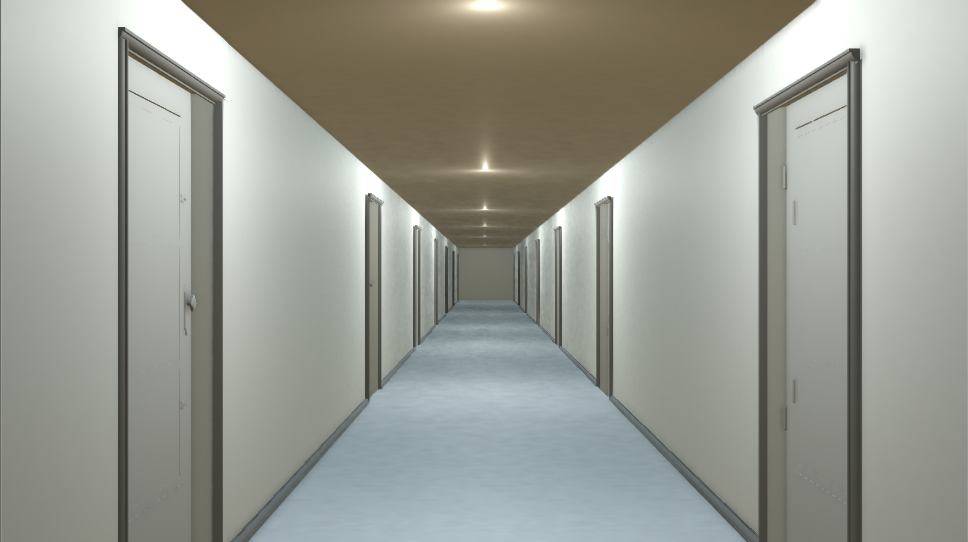
//> input picture Purec++/usecase_2.png, 968 x 542 px
$ ./backup   (built with g++ and OpenCV 4)
//> lines starting //> are read from the running program, lines starting //| are printed output that depends on the picture; after the words box and inside, x2 and y2 are one past the last pixel; in counts of white or black regions, pixels touching at a corner belong together
//C++ Includes
#include <iostream>
#include <vector>
#include <unordered_map>
#include <string>
#include <algorithm>
#include <time.h>
#define _USE_MATH_DEFINES
#include <math.h>
#include <stdint.h>
#include <chrono>

#include <tools.h>
#include <depth_estimation.h>
#include <rectifying_homography.h>

//OpenCV Includes
#include <opencv2/core/core.hpp>
#include <opencv2/highgui/highgui.hpp>
#include <opencv2/contrib/contrib.hpp>
#include <opencv2/imgproc/imgproc.hpp>
#include <opencv2/opencv.hpp>

//LSD
#include "lsd/lsd.h"
#include "boolinq/boolinq.h"

typedef uint32_t uint;
using namespace std;

/**
*  \brief Automatic brightness and contrast optimization with optional histogram clipping
*  \param [in]src Input image GRAY or BGR or BGRA
*  \param [out]dst Destination image
*  \param clipHistPercent cut wings of histogram at given percent tipical=>1, 0=>Disabled
*  \note In case of BGRA image, we won't touch the transparency
*/
// [99 lines left out: functions BrightnessAndContrastAuto, write_eps, not called in this run]

//LSD
double* DoLSD(cv::Mat image, int& numLines) {
	//Конвертация изображения для последующего применения алгоритма LSD
	cv::Mat grayscaleMat(image.size(), CV_8U);
	auto im = image.clone();
	cv::cvtColor(im, grayscaleMat, CV_BGR2GRAY);


	/////////////////////////
	Canny(grayscaleMat, grayscaleMat, 50, 200, 3, true);
	vector<cv::Vec4i> lines;
	cv::HoughLinesP(grayscaleMat, lines, 1, CV_PI / 180, 50, 50, 10);
	for (size_t i = 0; i < lines.size(); i++) {
		cv::Vec4i l = lines[i];
		auto begin = cv::Point(l[0], l[1]);
		auto end = cv::Point(l[2], l[3]);
		line(im, begin, end, cv::Scalar(0, 0, 255), 1, CV_AA);
		cv::circle(im, begin, 3, cv::Scalar(0, 200, 0), -1);
		cv::circle(im, end, 3, cv::Scalar(200, 0, 0), -1);
	}
	cout << "Hough Lines" << lines.size() << endl;
	//imshow("cany edges", grayscaleMat);

	//imshow("Hough Lines", im);
	//cv::waitKey(0);
	/////////////////////////////////////////////

	double* pgm_image;
	pgm_image = (double *)malloc(image.cols * image.rows * sizeof(double));
	for (int y = 0; y < image.rows; y++) {
		for (int x = 0; x < image.cols; x++) {
			int i = x + (y * image.cols);
			pgm_image[i] = double(grayscaleMat.data[i]);
		}
	}
	//Применение LSD
	int numLinesDetected;
	double* outArray;
	outArray = lsd(&numLinesDetected, pgm_image, image.cols, image.rows);
	numLines = numLinesDetected;
	//write_eps(outArray, numLinesDetected, 7, "lsd.eps", image.cols, image.rows, 0);
	return outArray;
}

class Line {
public:
	cv::Point3f begin;
	cv::Point3f end;
	int index;

	Line(cv::Point3f a = cv::Point3f(-1, -1, -1), cv::Point3f b = cv::Point3f(-1, -1, -1), int index = -1) :
		begin(a), end(b), index(index) {};
	// [4 lines left out: function norm, not called in this run]
};


//http://stackoverflow.com/questions/16792751/hashmap-for-2d3d-coordinates-i-e-vector-of-doubles
struct hashFunc {
	size_t operator()(const cv::Point3f& k) const {
		auto d = *(double*)(&k.x) + k.z;
		return hash<double>()(d);
		// [4 lines of commented-out code are left out]
	}
};

struct equalsFunc {
	bool operator()(const cv::Point3f& lhs, const cv::Point3f& rhs) const { return (lhs.x == rhs.x) && (lhs.y == rhs.y) && (lhs.z == rhs.z); }
};

// [900 lines left out: functions getVanishingPoints, assignDirections, getPolygons, getNumbersOfPixels, getIntersections, lineSupportingScore and 12 more, not called in this run]


///INTERSECTION_DETECTION_BEGIN
double crossProduct(cv::Point3f a, cv::Point3f b) {
	return a.x * b.y - b.x * a.y;
}

// [94 lines left out: functions doBoundingBoxesIntersect, isPointOnLine, isPointRightOfLine, lineSegmentTouchesOrCrossesLine, doLinesIntersect, getLinePairs and 2 more, not called in this run]

void getLsdLines(cv::Mat image, vector<Line> &LsdLines, int &numLinesDetected, vector<cv::Point3f> &outputLsdLinesVector) {
	//LSD
	double* LsdLinesArray = DoLSD(image, numLinesDetected);
	cout << "Number of LSD lines detected: " << numLinesDetected << endl;

	//Копируем точки из массива в вектор с учетом порядка
	vector<cv::Point3f> LsdLinesVector; //элемент с номером 2*i дает нам точку начала i-ой линии, элемент с номером 2*i + 1 дает нам точку конца i-ой линии
	for (int i = 0; i < numLinesDetected; i++) {
		double x1 = RoundTo(LsdLinesArray[7 * i]);
		double y1 = RoundTo(LsdLinesArray[7 * i + 1]);
		double x2 = RoundTo(LsdLinesArray[7 * i + 2]);
		double y2 = RoundTo(LsdLinesArray[7 * i + 3]);
		cv::Point3f point_one = cv::Point3f(x1, y1, 0);
		cv::Point3f point_two = cv::Point3f(x2, y2, 0);
		if (x1 < x2) { // todo use epsilon!
			LsdLinesVector.push_back(point_one);
			LsdLinesVector.push_back(point_two);
		}
		else if (x2 < x1) {
			LsdLinesVector.push_back(point_two);
			LsdLinesVector.push_back(point_one);
		}
		else if (y1 < y2) {
			LsdLinesVector.push_back(point_one);
			LsdLinesVector.push_back(point_two);
		}
		else {
			LsdLinesVector.push_back(point_two);
			LsdLinesVector.push_back(point_one);
		}
		auto & a(LsdLinesVector[i * 2 + 1]);
		auto & b(LsdLinesVector[i * 2]);
		auto dir = a.y - b.y;
		dir /= abs(dir);
		a.z = dir;
		b.z = dir;
	}

	outputLsdLinesVector = LsdLinesVector;

	//todo: split into ~3 line long seprate member functions
	// Sorted left->right lines layer
	vector<Line> LSDLines = [](auto LsdLines) //todo extract method
	{
		vector<Line> result(LsdLines.size() / 2);
		for (int i = 0; i < result.size(); ++i) {
			result[i] = Line(LsdLines[i * 2], LsdLines[i * 2 + 1], i);
		}
		return result;
	}(LsdLinesVector);
	LsdLines = LSDLines;
}

class IntersectionPoint {
public:
	int otherIndex;
	cv::Point3f interPoint;

	double distance;

	// [5 lines left out: function IntersectionPoint, not called in this run]

};

class myPair {
public:
	cv::Point3f interPoint;
	int index;
	double distance;

	// [5 lines left out: function myPair, not called in this run]
};


int main() {

	clock_t tStart = clock();
	srand(time(0)); //чтобы последовательность рандомных чисел была всегда уникальна при новом запуске

					//Переменные для настройки
	double focal_length = 4; //фокальное расстояние в mm
	double sensor_width = 4.59; //ширина сенсора в mm
	double ExtendThreshold = 0.01; //порог отклонения линии (для удлинения)
	double countInlierThreshold = 0.0001; //если квадрат скалярного произведения двух линий меньше этого числа, то мы считаем эти линии ортогональными
	double noiseFilterConst = 10;

	double AngleTolerance = 0.01; //если abs(tg(angle1) - tg(angle2)) < AngleTolerance, то эти две линии объединяются в одну группу (параллельных линий с некоторой степенью толерантности)
	double distanceEpsilon = 0;

	double AngleEpsilon = 0.55;
	double step = 2; //шаг для дискритизации линий
	double radius = 30; //радиус поиска около точек соединительных линий

	uint ResizeIfMoreThan = 900; //если ширина или высота изображения больше этого числа, то мы меняем размер изображения
	bool debug = 1;
	bool useSkeleton = 0;
	bool useLinesExt = 1;

	//Открытие изображения
	auto src = "usecase_2.png";
	cv::Mat image;
	if (!useSkeleton) {
		image = cv::imread(src, CV_LOAD_IMAGE_COLOR);
//> image is the input picture: 542 rows x 968 cols, CV_8UC3; mean B, G, R 148.2, 156.4, 153.9
	}
	else {
		cv::Mat erodedImage;
		erosion(src, erodedImage); //эрозия
		cv::imshow("Eroded image", erodedImage);
		BrightnessAndContrastAuto(erodedImage, erodedImage, 75);
		cv::imshow("Eroded image Contrast", erodedImage);
		cv::Mat skeleton;
		getSkeleton(erodedImage, skeleton); //получение скелета
		cv::imshow("skeleton", skeleton);
		cv::imwrite("skeleton.jpg", skeleton);

		image = cv::imread("skeleton.jpg", CV_LOAD_IMAGE_COLOR);
	}


	//Изменение размера
	uint maxRes = max(image.cols, image.rows);
//> maxRes = 968
	if (maxRes > ResizeIfMoreThan) {
		float scaleFactor = float(ResizeIfMoreThan) / maxRes;
//> scaleFactor = 0.93
		cv::Size size = cv::Size(image.cols * scaleFactor, image.rows * scaleFactor);
//> size = Size(900, 503)
		cv::resize(image, image, size, 0, 0, CV_INTER_CUBIC);
//> image: 503 rows x 900 cols, CV_8UC3
	}
	// [43 lines of commented-out code are left out]
	uint maxX = image.cols;
//> maxX = 900
	uint maxY = image.rows;
//> maxY = 503

	//Фокальное расстояние
	double temp_focal = maxX * focal_length / sensor_width;
//> temp_focal = 784.3
	uint f = (uint)temp_focal; //фокальное расстояние в пикселях
//> f = 784

	int numLinesDetected;
	vector<cv::Point3f> LsdLinesVector;
	vector<Line> LSDLines;
	vector<cv::Point3f> ExtendedLinesVector;

	if (!useLinesExt)
	{
		//LSD
		getLsdLines(image, LSDLines, numLinesDetected, LsdLinesVector);

		///DEBUG_BEGIN
		ShowLSDLinesOnScreen(image, LSDLines, -1);
		// [23 lines of commented-out code are left out]
		vector<cv::Mat> imageStorage;
		vector<vector<cv::Point3f>> LinesVecStorage;
		vector<vector<Line>> LsdStorage;
		cv::Mat copiedImage = image.clone();

		for (int i = 0; i < 3; i++) {
			pyrDown(copiedImage, copiedImage, cv::Size(copiedImage.cols / 2, copiedImage.rows / 2));
			int num;
			vector<cv::Point3f> LsdLinesVec;
			vector<Line> LsdLines;
			getLsdLines(copiedImage, LsdLines, num, LsdLinesVec);

			imageStorage.push_back(copiedImage);
			LinesVecStorage.push_back(LsdLinesVec);
			LsdStorage.push_back(LsdLines);
			//ShowLSDLinesOnScreen(copiedImage, LsdLines, i);
		}

		cv::Mat component;
		for (int i = 2; i >= 0; i--) {
			cv::Mat currentIm = imageStorage[i].clone();
			vector<Line> LSDLines = LsdStorage[i];

			for (auto & l : LSDLines) {
				cv::Scalar blaColor;
				if (i == 2) {
					blaColor = cv::Scalar(255, 0, 0, 255);
				}
				else if (i == 1) {
					blaColor = cv::Scalar(0, 255, 0, 255);
				}
				else {
					blaColor = cv::Scalar(0, 0, 255, 255);
				}
				auto begin = cv::Point(l.begin.x, l.begin.y);
				auto end = cv::Point(l.end.x, l.end.y);
				cv::line(currentIm, begin, end, blaColor, 3);
			}

			if (i != 2) {
				for (int j = 0; j < component.rows; j++)
				{
					for (int k = 0; k < component.cols; k++)
					{
						cv::Vec3b bgrPixel = component.at<cv::Vec3b>(j, k);
						if (i == 1) {
							if (bgrPixel.val[0] == 255) {
								currentIm.at<cv::Vec3b>(j, k) = bgrPixel;
							}
						}
						else if (i == 0)
						{
							if (bgrPixel.val[0] == 255 || bgrPixel.val[1] == 255) {
								currentIm.at<cv::Vec3b>(j, k) = bgrPixel;
							}
						}

					}
				}
			}
			imageStorage[i] = currentIm.clone();
			pyrUp(currentIm, currentIm, cv::Size(currentIm.cols * 2, currentIm.rows * 2));
			component = currentIm.clone();
		}
		//A

		//A
		cv::Mat currentIm = image.clone();
		for (auto & l : LSDLines) {
			const cv::Scalar blaColor = cv::Scalar(255, 255, 0, 255);
			auto begin = cv::Point(l.begin.x, l.begin.y);
			auto end = cv::Point(l.end.x, l.end.y);
			cv::line(currentIm, begin, end, blaColor, 3);
		}
		for (int j = 0; j < component.rows; j++)
		{
			for (int k = 0; k < component.cols; k++)
			{
				cv::Vec3b bgrPixel = component.at<cv::Vec3b>(j, k);
				if (bgrPixel.val[0] == 255 || bgrPixel.val[1] == 255 || bgrPixel.val[2] == 255) {
					currentIm.at<cv::Vec3b>(j, k) = bgrPixel;
				}
			}
		}

		for (int i = 2; i >= 0; i--) {
			cv::imshow(std::to_string(i), imageStorage[i]);
			cv::waitKey();
		}
		cv::imshow(std::to_string(-1), currentIm);
		cv::waitKey();
		//A


		unordered_map<int, Line> lines;

		auto t1 = chrono::high_resolution_clock::now().time_since_epoch();
		for (int i = 0; i < 2; ++i) {
			lines = unordered_map<int, Line>();
			ExtendLines(image, LSDLines, lines);
			//ExtendLinesReversalMove(image, LSDLines, lines); //обратный ход
			LSDLines = vector<Line>();
			LSDLines.resize(lines.size());
			cout << "reduced on iteration " << i << " lines count: " << lines.size() << endl;
			for (auto &p : lines) {
				//noise filter
				if (p.second.norm() >(noiseFilterConst*maxX / 100)) {
					LSDLines.push_back(p.second);
				}
			}
		}
		auto dt = chrono::duration_cast<chrono::milliseconds>(chrono::high_resolution_clock::now().time_since_epoch() - t1).count();
		cout << "it took " << dt << endl; // 247ms for 10 iterations, 10ms for one iteration, 35ms for 2 on one core

										  ///DEBUG_BEGIN
		ShowJoinedLines(image, lines);
		///DEBUG_END

		for (auto &p : LSDLines) {
			Line temp = p;
			ExtendedLinesVector.push_back(temp.begin);
			ExtendedLinesVector.push_back(temp.end);
		}
	}

	else {
		getLsdLines(image, LSDLines, numLinesDetected, LsdLinesVector);
//> in DoLSD, `cv::cvtColor(im, grayscaleMat, CV_BGR2GRAY);`:
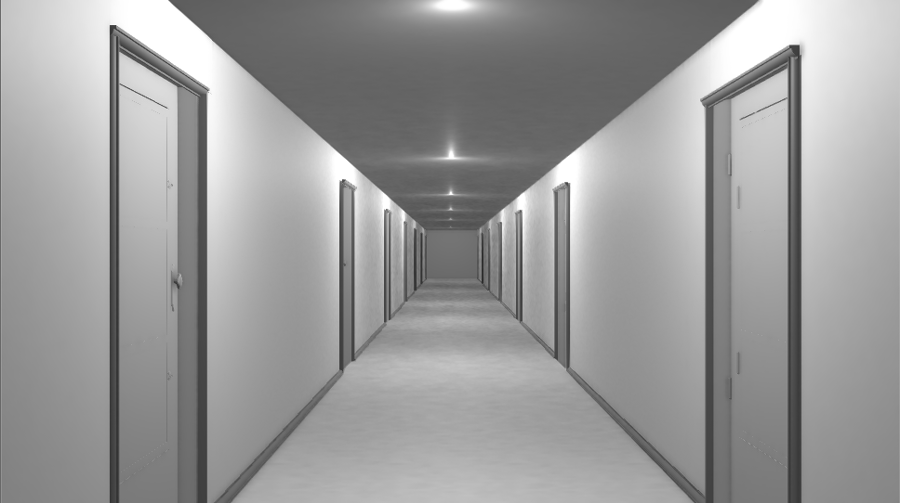
//> grayscaleMat: 503 rows x 900 cols, CV_8UC1; min 37, max 255, mean 154.7
//> in DoLSD, `Canny(grayscaleMat, grayscaleMat, 50, 200, 3, true);`:
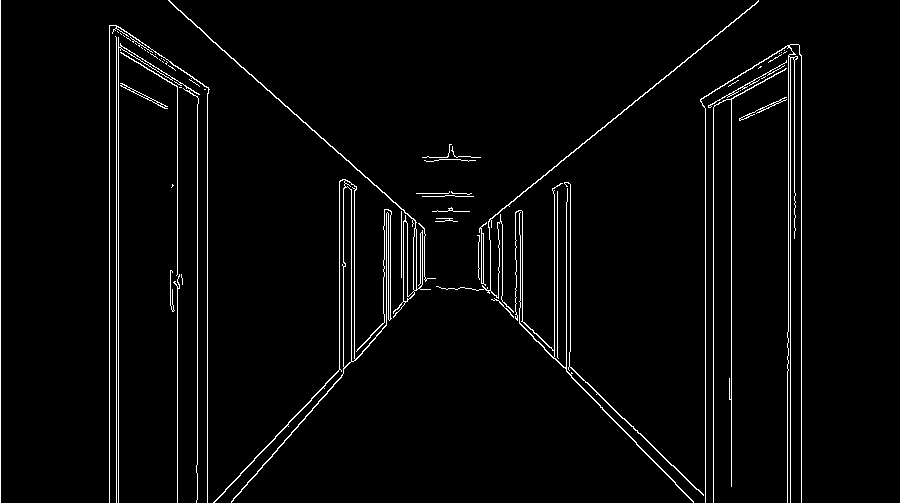
//> grayscaleMat: 503 rows x 900 cols, CV_8UC1; 3% white in thin lines or dots, all inside (x1, y1, x2, y2) = (0, 0, 802, 503)
//> in DoLSD, `cv::HoughLinesP(grayscaleMat, lines, 1, CV_PI / 180, 50, 50, 10);`: lines = 62 lines (x1, y1, x2, y2), first 8: [109, 502, 109, 25], [0, 502, 0, 0], [177, 502, 177, 80], [118, 502, 118, 26], [481, 226, 758, 1], [731, 486, 731, 80], [801, 502, 801, 55], [790, 502, 790, 44]
//> the loop in DoLSD, `for (size_t i = 0; i < lines.size(); i++)` made 62 passes
//> (begin, end) on passes 1 to 12: (Point(109, 502), Point(109, 25)), (Point(0, 502), Point(0, 0)), (Point(177, 502), Point(177, 80)), (Point(118, 502), Point(118, 26)), (Point(481, 226), Point(758, 1)), (Point(731, 486), Point(731, 80)), (Point(801, 502), Point(801, 55)), (Point(790, 502), Point(790, 44)), (Point(116, 502), Point(116, 25)), (Point(705, 502), Point(705, 108)), (Point(207, 502), Point(207, 87)), (Point(197, 499), Point(197, 80))
//> after the loop in DoLSD, `for (size_t i = 0; i < lines.size(); i++)`:
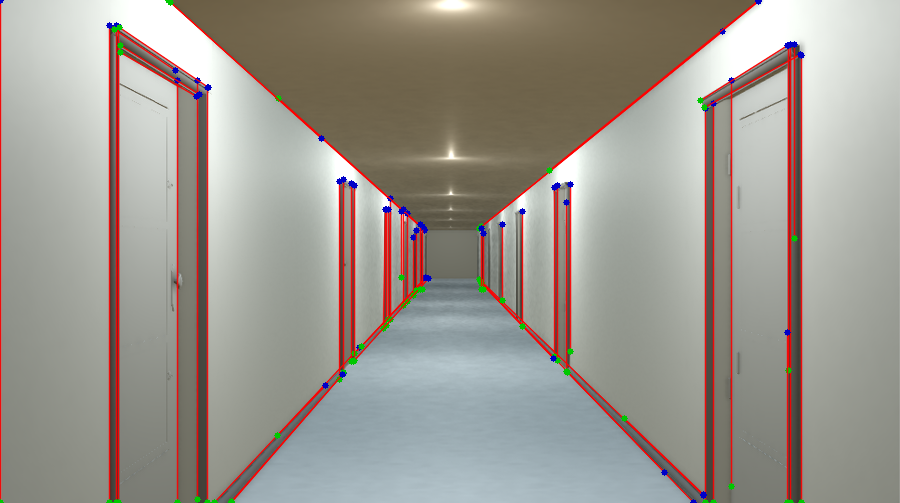
//> im: 503 rows x 900 cols, CV_8UC3; mean B, G, R 144.2, 152.2, 157.5
//| Hough Lines62
//> (the run ends here: the program needs code that is not available in this run, at `outArray = lsd(&numLinesDetected, pgm_image, image.cols, image.rows);`)

$ run again, with Purec++/usecase_1.png copied over Purec++/usecase_2.png
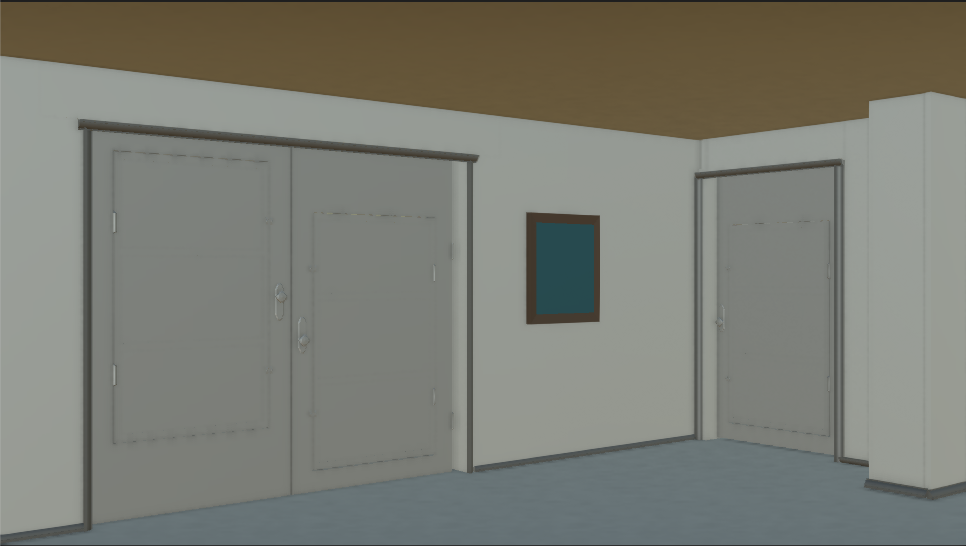
//> input picture Purec++/usecase_1.png, 966 x 546 px
//> image is the input picture: 546 rows x 966 cols, CV_8UC3; mean B, G, R 115, 123.8, 122.5
//> image: 508 rows x 900 cols, CV_8UC3
//> in DoLSD, `Canny(grayscaleMat, grayscaleMat, 50, 200, 3, true);`:
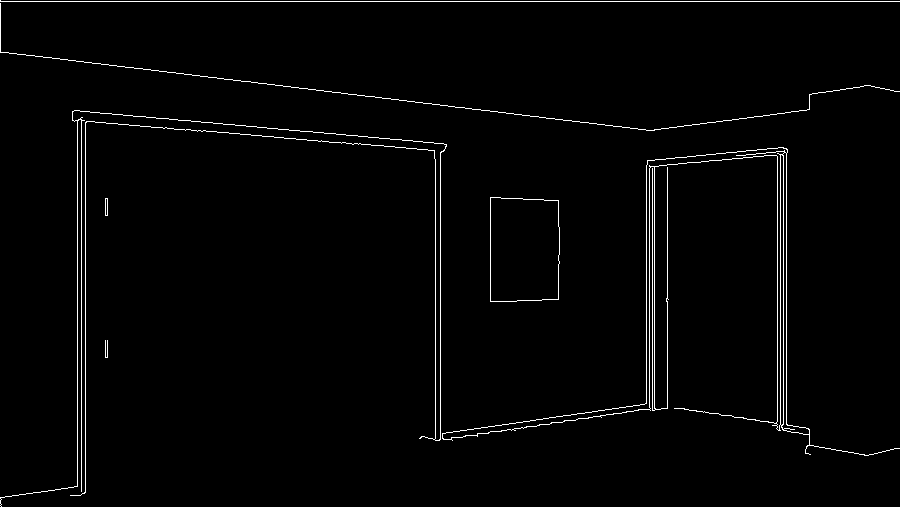
//> grayscaleMat: 508 rows x 900 cols, CV_8UC1; 2% white in thin lines or dots
//> lines = 32 lines (x1, y1, x2, y2), first 8: [0, 507, 899, 507], [0, 1, 899, 1], [142, 68, 654, 130], [85, 492, 85, 111], [81, 494, 81, 111], [77, 495, 77, 110], [0, 51, 366, 96], [435, 440, 435, 159]
//> the loop in DoLSD, `for (size_t i = 0; i < lines.size(); i++)` made 32 passes
//> after the loop in DoLSD, `for (size_t i = 0; i < lines.size(); i++)`:
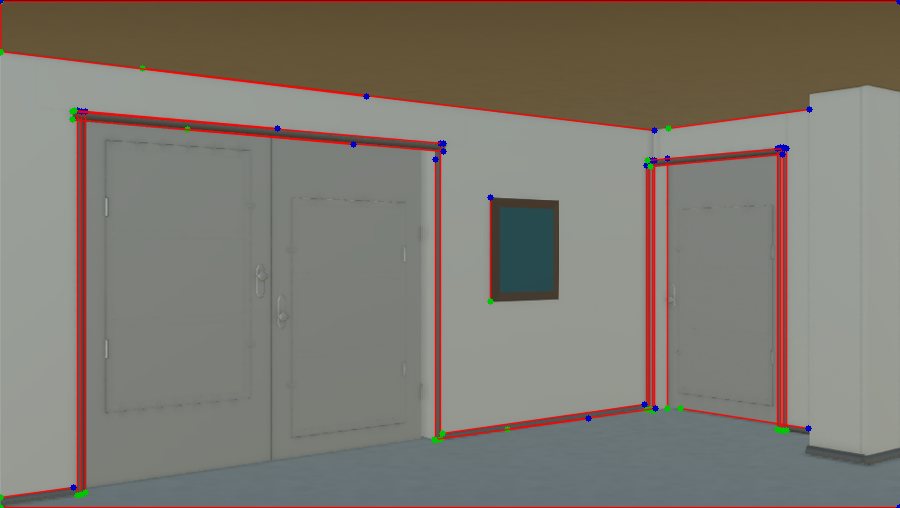
//> im: 508 rows x 900 cols, CV_8UC3; mean B, G, R 112.7, 121.4, 126.3
//| Hough Lines32

$ run again, with Purec++/original.png copied over Purec++/usecase_2.png
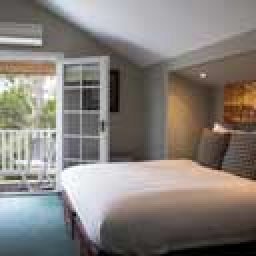
//> input picture Purec++/original.png, 128 x 128 px (shown 2 times larger)
//> image is the input picture: 128 rows x 128 cols, CV_8UC3; mean B, G, R 121.7, 127, 132.8
//> in DoLSD, `Canny(grayscaleMat, grayscaleMat, 50, 200, 3, true);`:
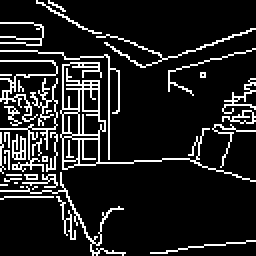
//> grayscaleMat: 128 rows x 128 cols, CV_8UC1 (shown 2 times larger); 12.8% white in thin lines or dots
//> lines = 9 lines (x1, y1, x2, y2), first 8: [4, 55, 125, 15], [31, 109, 31, 26], [0, 85, 99, 79], [18, 1, 72, 33], [34, 29, 35, 80], [6, 57, 59, 42], [48, 16, 50, 81], [41, 28, 42, 82]
//> the loop in DoLSD, `for (size_t i = 0; i < lines.size(); i++)` made 9 passes
//> after the loop in DoLSD, `for (size_t i = 0; i < lines.size(); i++)`:
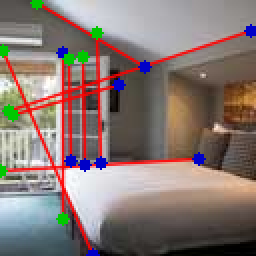
//> im: 128 rows x 128 cols, CV_8UC3 (shown 2 times larger); 13.2% of pixels changed, all inside (x1, y1, x2, y2) = (0, 0, 128, 128)
//| Hough Lines9
